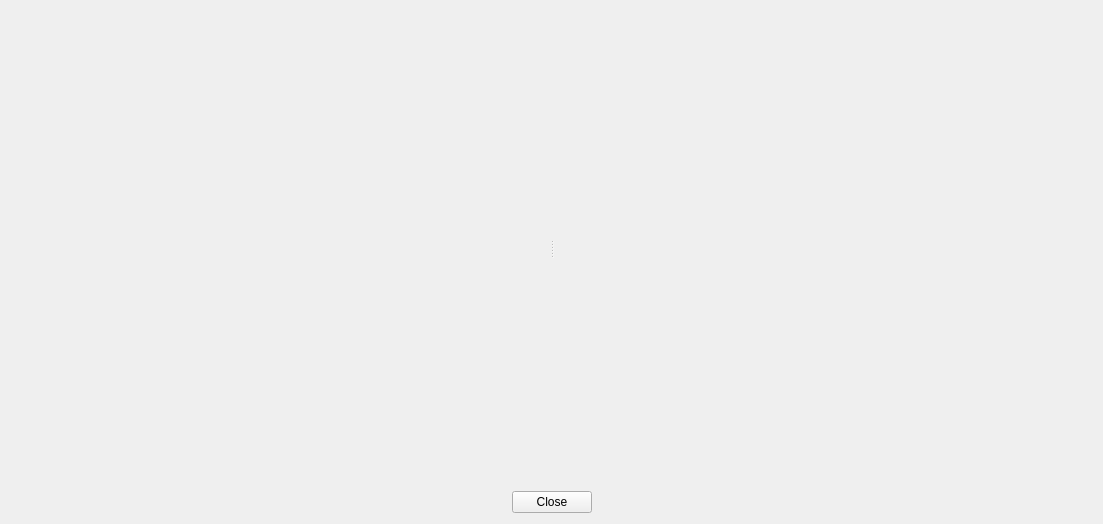
<?xml version="1.0" encoding="UTF-8"?>
<ui version="4.0">
 <class>DriverTrackerWidget</class>
 <widget class="QWidget" name="DriverTrackerWidget">
  <property name="geometry">
   <rect>
    <x>0</x>
    <y>0</y>
    <width>1103</width>
    <height>524</height>
   </rect>
  </property>
  <property name="windowTitle">
   <string>Form</string>
  </property>
  <property name="windowIcon">
   <iconset resource="../../icons/icons.qrc">
    <normaloff>:/ui_icons/icon.png</normaloff>:/ui_icons/icon.png</iconset>
  </property>
  <layout class="QVBoxLayout" name="verticalLayout" stretch="1,0">
   <item>
    <widget class="QSplitter" name="splitter">
     <property name="orientation">
      <enum>Qt::Horizontal</enum>
     </property>
     <widget class="DriverTracker" name="driverTracker" native="true"/>
     <widget class="DriverRadar" name="driverRadar" native="true">
      <property name="sizePolicy">
       <sizepolicy hsizetype="Expanding" vsizetype="Preferred">
        <horstretch>0</horstretch>
        <verstretch>0</verstretch>
       </sizepolicy>
      </property>
     </widget>
    </widget>
   </item>
   <item>
    <layout class="QHBoxLayout" name="horizontalLayout" stretch="0,0,0">
     <item>
      <spacer name="horizontalSpacer">
       <property name="orientation">
        <enum>Qt::Horizontal</enum>
       </property>
       <property name="sizeHint" stdset="0">
        <size>
         <width>40</width>
         <height>20</height>
        </size>
       </property>
      </spacer>
     </item>
     <item>
      <widget class="QPushButton" name="pushButton">
       <property name="text">
        <string>Close</string>
       </property>
      </widget>
     </item>
     <item>
      <spacer name="horizontalSpacer_2">
       <property name="orientation">
        <enum>Qt::Horizontal</enum>
       </property>
       <property name="sizeHint" stdset="0">
        <size>
         <width>40</width>
         <height>20</height>
        </size>
       </property>
      </spacer>
     </item>
    </layout>
   </item>
  </layout>
 </widget>
 <customwidgets>
  <customwidget>
   <class>DriverTracker</class>
   <extends>QWidget</extends>
   <header>tools/drivertracker.h</header>
   <container>1</container>
  </customwidget>
  <customwidget>
   <class>DriverRadar</class>
   <extends>QWidget</extends>
   <header>tools/driverradar.h</header>
   <container>1</container>
  </customwidget>
 </customwidgets>
 <resources>
  <include location="../../icons/icons.qrc"/>
 </resources>
 <connections/>
</ui>
